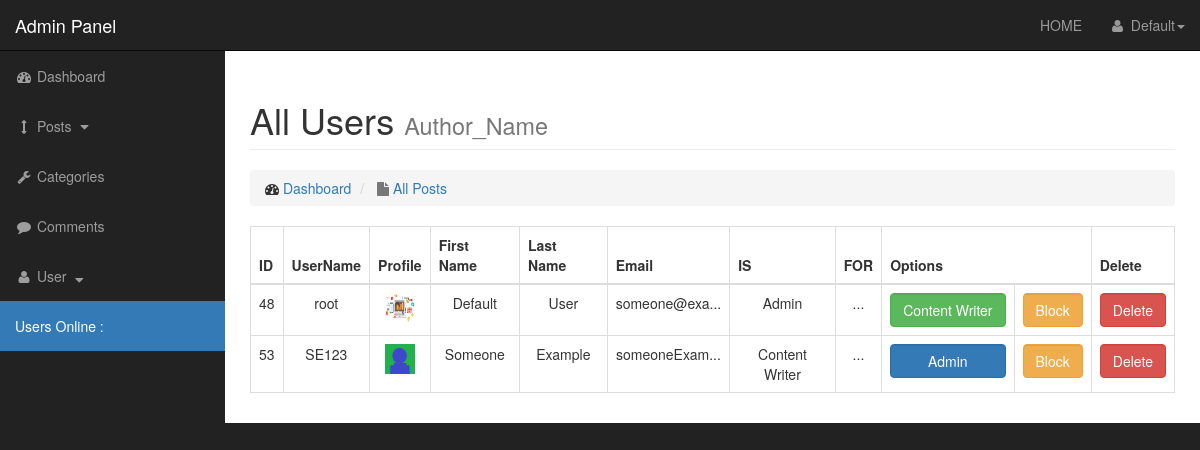
/admin/users_list.php (signed in), run on the app's committed database.
### tables this page shows
CREATE TABLE `users` (
  `user_id` int(3) NOT NULL,
  `username` varchar(32) NOT NULL,
  `password` varchar(255) NOT NULL,
  `first_name` varchar(64) NOT NULL,
  `last_name` varchar(64) NOT NULL,
  `email` varchar(128) NOT NULL,
  `dateAdded` date NOT NULL,
  `user_image` text NOT NULL,
  `role` int(32) NOT NULL DEFAULT '4',
  `for_role` int(32) DEFAULT NULL,
  `token` text
);

### admin/includes/viewAllUsers.php (the view, shortened to what this page needs)
<table class="table table-bordered table-hover text-center">
                                <thead>
                                <tr>
                                    <th>ID</th>
                                    <th>UserName</th>
                                    <th>Profile</th>
                                    <th>First Name</th>
                                    <th>Last Name</th>
                                    <th>Email</th>
                                    <th>IS</th>
                                    <th>FOR</th>
                                    <th colspan="2">Options</th>
                                    <th>Delete</th>
                                </tr>
                            </thead>
                            <?php
                                $selectAllfromUsers = "SELECT users.user_id,users.username,users.user_image,users.first_name,users.last_name,users.email,users.role,role.role_title FROM users LEFT JOIN role ON users.for_role = role.role_id;";
                                $showAllfromusers = mysqli_query($connect,$selectAllfromUsers);
                                while($row = mysqli_fetch_assoc($showAllfromusers)){
                                    $usrID = $row['user_id'];
                                    $username = $row['username'];
                                    $profilePic = $row['user_image'];
                                    $fName = $row['first_name'];
                                    $lName = $row['last_name'];
                                    $email = substr($row['email'],0,11);
                                    $role = $row['role'];
                                    if($role == 1){
                                        $role = 'Admin';
                                    }else if($role == 2){
                                        $role = 'Content Writer';
                                    }else if($role == -1){
                                        $role = 'Pending';
                                    }else if($role == 4){
                                        $role = 'blocked';
                                    }
                                    $roleTitle = $row['role_title'];
                                    echo "<tr>";
                                    echo "<td>$usrID</td>";
                                    echo "<td>$username</td>";
                                    echo "<td><img width='30' height='30' src='../images/users/$profilePic' alt='$profilePic'></td>";
                                    echo "<td>$fName</td>";
                                    echo "<td>$lName</td>";
                                    echo "<td>$email...</td>";
                                    echo "<td>$role</td>";
                                    if($roleTitle == null){
                                        echo "<td>...</td>";
                                    }else{
                                        echo "<td>$roleTitle</td>";
                                    }
                                    if($row['role'] == 1){
                                       displayContentWriterButton($usrID,$username);
                                       displayBlockAndDelete($usrID);
                                   }else if($row['role'] == 2){
                                        displayAdminButton($usrID,$username);
                                    }else if($row['role'] == 4){
                                        displayAdminButton($usrID,$username);
                                        displayContentWriterButton($usrID,$username);
                                        displayDeleteButton($usrID);
                                    }else{
                                        echo "<td colspan='3'><a onClick=\"javascript : return confirm('Are you Sure to Delete This User?'); \" class='form-control btn btn-danger' href='users_list.php?delete=$usrID'>Delete</a></td>";
                                    }
                                    echo "</tr>";
                                }
                            ?>
</table>

### admin/includes/functions.php (shortened to what this page needs)
            ?><?php
function displayAdminButton($usrID,$username){
    echo "<td><a class='form-control btn btn-primary' href='users_list.php?adminApprove=$usrID&username=$username'>Admin</a></td>";
}
function displayBlockButton($usrID){
    echo "<td><a class='form-control btn btn-warning' href='users_list.php?block=$usrID'>Block</a></td>";
}
function displayDeleteButton($usrID){
    echo "<td><a onClick=\"javascript : return confirm('Are you Sure to Delete This User?'); \" class='form-control btn btn-danger' href='users_list.php?delete=$usrID'>Delete</a></td>";
}
function displayContentWriterButton($usrID,$username){
    echo "<td><a class='form-control btn btn-success' href='users_list.php?contentW=$usrID&username=$username'>Content Writer</a></td>";
}
function displayBlockAndDelete($usrID){
    displayBlockButton($usrID);
    displayDeleteButton($usrID);
}
?>

### admin/css/sb-admin.css (style rules this page uses)
body { margin-top: 100px; background-color: #222; }
@media (min-width:768px) { body { margin-top: 50px; } }

### data on the page
users: user_id "48", username "root", user_image (picture), first_name "Default", last_name "User", email "someone@exa", role "Admin"
users: user_id "53", username "SE123", user_image (picture), first_name "Someone", last_name "Example", email "someoneExam", role "Content Writer"

### other printed values
$_SESSION['first_name'] "Default"
